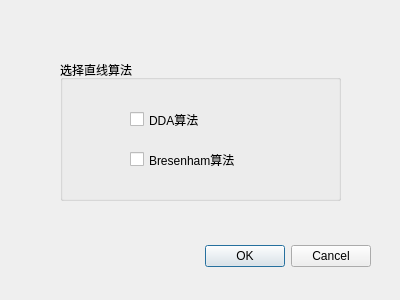
<?xml version="1.0" encoding="UTF-8"?>
<ui version="4.0">
 <class>LineAlgorithm</class>
 <widget class="QDialog" name="LineAlgorithm">
  <property name="geometry">
   <rect>
    <x>0</x>
    <y>0</y>
    <width>400</width>
    <height>300</height>
   </rect>
  </property>
  <property name="windowTitle">
   <string>Dialog</string>
  </property>
  <widget class="QDialogButtonBox" name="buttonBox">
   <property name="geometry">
    <rect>
     <x>30</x>
     <y>240</y>
     <width>341</width>
     <height>32</height>
    </rect>
   </property>
   <property name="orientation">
    <enum>Qt::Horizontal</enum>
   </property>
   <property name="standardButtons">
    <set>QDialogButtonBox::Cancel|QDialogButtonBox::Ok</set>
   </property>
  </widget>
  <widget class="QGroupBox" name="groupBox">
   <property name="geometry">
    <rect>
     <x>60</x>
     <y>60</y>
     <width>281</width>
     <height>141</height>
    </rect>
   </property>
   <property name="title">
    <string>选择直线算法</string>
   </property>
   <widget class="QCheckBox" name="DDA">
    <property name="geometry">
     <rect>
      <x>70</x>
      <y>50</y>
      <width>91</width>
      <height>19</height>
     </rect>
    </property>
    <property name="text">
     <string>DDA算法</string>
    </property>
   </widget>
   <widget class="QCheckBox" name="Bresenham">
    <property name="geometry">
     <rect>
      <x>70</x>
      <y>90</y>
      <width>141</width>
      <height>19</height>
     </rect>
    </property>
    <property name="text">
     <string>Bresenham算法</string>
    </property>
   </widget>
  </widget>
 </widget>
 <resources/>
 <connections>
  <connection>
   <sender>buttonBox</sender>
   <signal>accepted()</signal>
   <receiver>LineAlgorithm</receiver>
   <slot>accept()</slot>
   <hints>
    <hint type="sourcelabel">
     <x>248</x>
     <y>254</y>
    </hint>
    <hint type="destinationlabel">
     <x>157</x>
     <y>274</y>
    </hint>
   </hints>
  </connection>
  <connection>
   <sender>buttonBox</sender>
   <signal>rejected()</signal>
   <receiver>LineAlgorithm</receiver>
   <slot>reject()</slot>
   <hints>
    <hint type="sourcelabel">
     <x>316</x>
     <y>260</y>
    </hint>
    <hint type="destinationlabel">
     <x>286</x>
     <y>274</y>
    </hint>
   </hints>
  </connection>
 </connections>
</ui>
